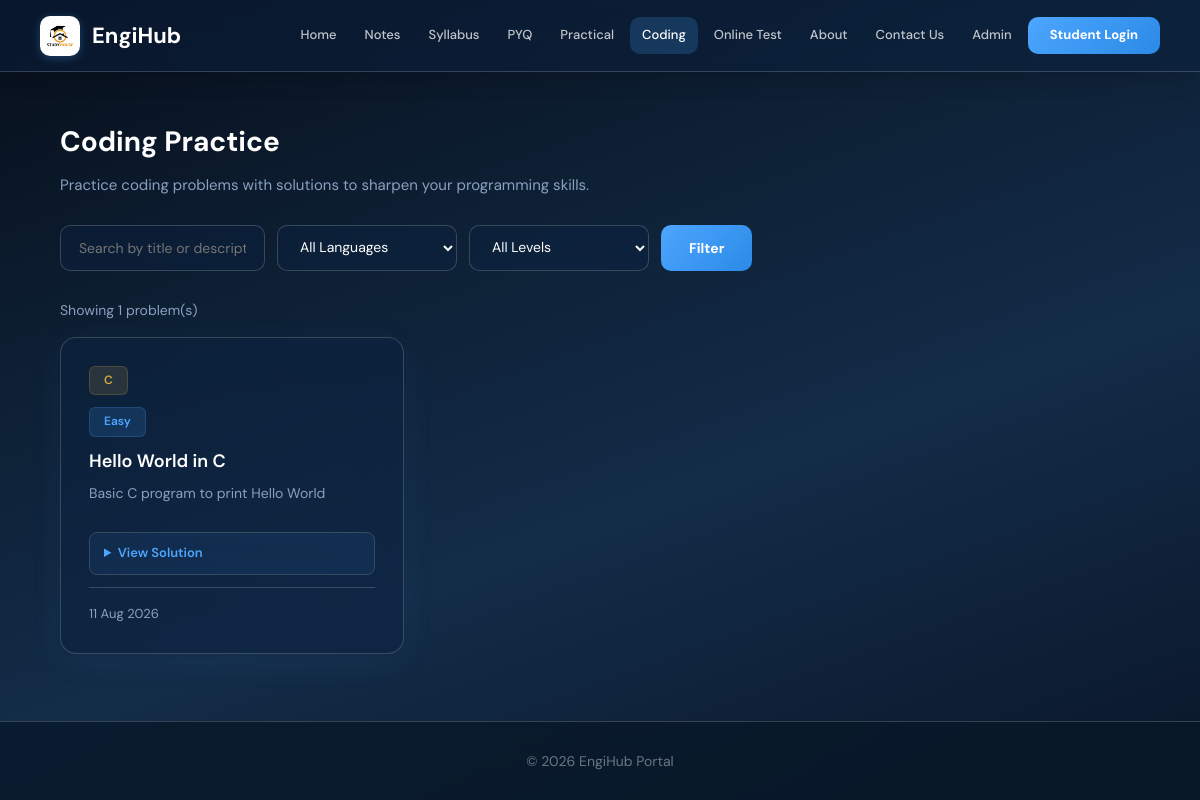
The page /coding.php on the database its author committed.
### tables this page shows
CREATE TABLE IF NOT EXISTS `coding` (
  `id` int(11) NOT NULL AUTO_INCREMENT,
  `title` varchar(255) NOT NULL,
  `description` text DEFAULT NULL,
  `language` varchar(50) DEFAULT NULL,
  `difficulty` varchar(20) DEFAULT 'Easy',
  `code` text DEFAULT NULL,
  `created_at` timestamp NOT NULL DEFAULT current_timestamp(),
  PRIMARY KEY (`id`)
);

### coding.php (the view, shortened to what this page needs)
<?php
include 'db.php';
$search = isset($_GET['search']) ? trim($_GET['search']) : '';
$where = [];
$where_sql = count($where) > 0 ? 'WHERE ' . implode(' AND ', $where) : '';
$coding = mysqli_query($conn, "SELECT * FROM coding $where_sql ORDER BY FIELD(difficulty,'Easy','Medium','Hard'), created_at DESC");
?>
<!DOCTYPE html>
<html lang="en">
<head>
    <link rel="stylesheet" href="style.css">
</head>
<body>
<header>
    <a href="index.php" class="logo">
        <img src="images/logo.jpg" alt="EngiHub" class="logo-img">
        EngiHub
    </a>
    <nav>
        <a href="index.php">Home</a>
        <a href="notes.php">Notes</a>
        <a href="syllabus.php">Syllabus</a>
        <a href="pyq.php">PYQ</a>
        <a href="practical.php">Practical</a>
        <a href="coding.php" class="active">Coding</a>
        <a href="exams.php">Online Test</a>
        <a href="about.php">About</a>
        <a href="contact.php">Contact Us</a>
        <?php if (isset($_SESSION['admin'])): ?>
            <a href="dashboard.php">Dashboard</a>
            <a href="logout.php">Logout</a>
        <?php elseif (isset($_SESSION['student'])): ?>
            <a href="student_dashboard.php">My Dashboard</a>
            <a href="student_logout.php">Logout</a>
        <?php else: ?>
            <a href="login.php">Admin</a>
            <a href="student_login.php" class="btn-login">Student Login</a>
        <?php endif; ?>
    </nav>
</header>
<div class="container">
    <h2 style="font-size:28px;font-weight:700;margin-bottom:8px;color:var(--white);">Coding Practice</h2>
    <p style="color:var(--gray-700);font-size:15px;margin-bottom:28px;">Practice coding problems with solutions to sharpen your programming skills.</p>
    <form method="GET" action="coding.php">
        <div class="filter-bar">
            <input type="text" name="search" placeholder="Search by title or description..." value="<?php echo htmlspecialchars($search); ?>">
            <select name="language">
                <option value="">All Languages</option>
            </select>
            <select name="difficulty">
                <option value="">All Levels</option>
            </select>
            <button type="submit" class="btn-filter">Filter</button>
        </div>
    </form>
    <?php if ($coding && mysqli_num_rows($coding) > 0): ?>
        <p style="color:var(--gray-700);font-size:14px;margin-bottom:16px;">Showing <?php echo mysqli_num_rows($coding); ?> problem(s)</p>
        <div class="cards">
            <?php while ($row = mysqli_fetch_assoc($coding)): ?>
                <div class="card">
                    <span class="card-badge badge-branch"><?php echo htmlspecialchars($row['language']); ?></span>
                    <span class="card-badge badge-sem"><?php echo htmlspecialchars($row['difficulty']); ?></span>
                    <h3><?php echo htmlspecialchars($row['title']); ?></h3>
                    <p class="card-desc"><?php echo nl2br(htmlspecialchars($row['description'])); ?></p>
                    <?php if (!empty($row['code'])): ?>
                        <details class="code-details">
                            <summary>View Solution</summary>
                        </details>
                    <?php endif; ?>
                    <div class="card-meta">
                        <span class="card-date"><?php echo date('d M Y', strtotime($row['created_at'])); ?></span>
                    </div>
                </div>
            <?php endwhile; ?>
        </div>
    <?php endif; ?>
</div>
<footer><p>&copy; 2026 EngiHub Portal</p></footer>
</body>
</html>

### rows shown on the page
coding: language "C", difficulty "Easy", title "Hello World in C", description "Basic C program to print Hello World", created_at "11 Aug 2026"

### other values the page prints
mysqli_num_rows($coding) "1"
